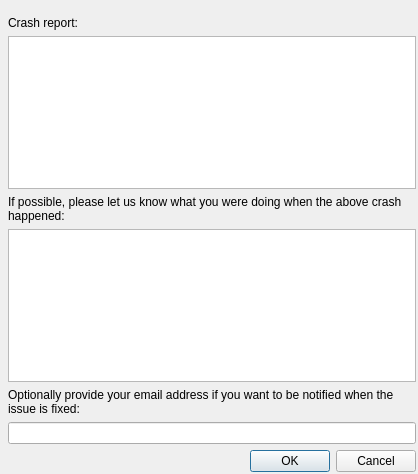
<?xml version="1.0" encoding="UTF-8"?>
<ui version="4.0">
 <class>FeedbackForm</class>
 <widget class="QDialog" name="FeedbackForm">
  <property name="geometry">
   <rect>
    <x>0</x>
    <y>0</y>
    <width>418</width>
    <height>474</height>
   </rect>
  </property>
  <property name="windowTitle">
   <string>Crash Report</string>
  </property>
  <property name="modal">
   <bool>true</bool>
  </property>
  <layout class="QHBoxLayout" name="horizontalLayout">
   <property name="leftMargin">
    <number>8</number>
   </property>
   <property name="topMargin">
    <number>16</number>
   </property>
   <property name="rightMargin">
    <number>2</number>
   </property>
   <property name="bottomMargin">
    <number>2</number>
   </property>
   <item>
    <layout class="QVBoxLayout" name="verticalLayout">
     <item>
      <widget class="QLabel" name="label_report">
       <property name="text">
        <string>Crash report:</string>
       </property>
      </widget>
     </item>
     <item>
      <widget class="QPlainTextEdit" name="area_report">
       <property name="documentTitle">
        <string>Submit Feedback</string>
       </property>
       <property name="textInteractionFlags">
        <set>Qt::NoTextInteraction</set>
       </property>
      </widget>
     </item>
     <item>
      <widget class="QLabel" name="label_comments">
       <property name="text">
        <string>If possible, please let us know what you were doing when the above crash happened:</string>
       </property>
       <property name="wordWrap">
        <bool>true</bool>
       </property>
      </widget>
     </item>
     <item>
      <widget class="QPlainTextEdit" name="area_comments"/>
     </item>
     <item>
      <widget class="QLabel" name="label_email">
       <property name="text">
        <string>Optionally provide your email address if you want to be notified when the issue is fixed:</string>
       </property>
       <property name="wordWrap">
        <bool>true</bool>
       </property>
      </widget>
     </item>
     <item>
      <widget class="QLineEdit" name="value_email"/>
     </item>
     <item>
      <widget class="QDialogButtonBox" name="buttons">
       <property name="orientation">
        <enum>Qt::Horizontal</enum>
       </property>
       <property name="standardButtons">
        <set>QDialogButtonBox::Cancel|QDialogButtonBox::Ok</set>
       </property>
      </widget>
     </item>
    </layout>
   </item>
  </layout>
 </widget>
 <resources/>
 <connections>
  <connection>
   <sender>buttons</sender>
   <signal>accepted()</signal>
   <receiver>FeedbackForm</receiver>
   <slot>accept()</slot>
   <hints>
    <hint type="sourcelabel">
     <x>248</x>
     <y>254</y>
    </hint>
    <hint type="destinationlabel">
     <x>157</x>
     <y>274</y>
    </hint>
   </hints>
  </connection>
  <connection>
   <sender>buttons</sender>
   <signal>rejected()</signal>
   <receiver>FeedbackForm</receiver>
   <slot>reject()</slot>
   <hints>
    <hint type="sourcelabel">
     <x>316</x>
     <y>260</y>
    </hint>
    <hint type="destinationlabel">
     <x>286</x>
     <y>274</y>
    </hint>
   </hints>
  </connection>
 </connections>
</ui>
